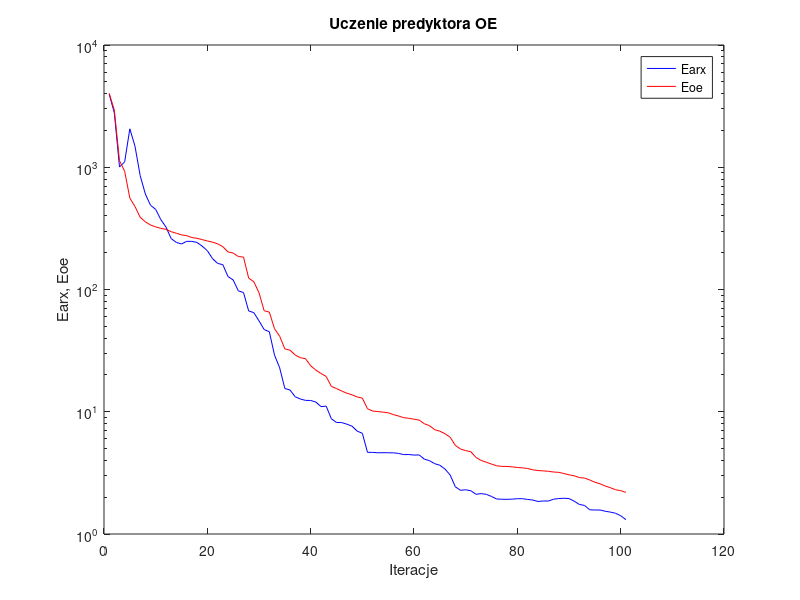
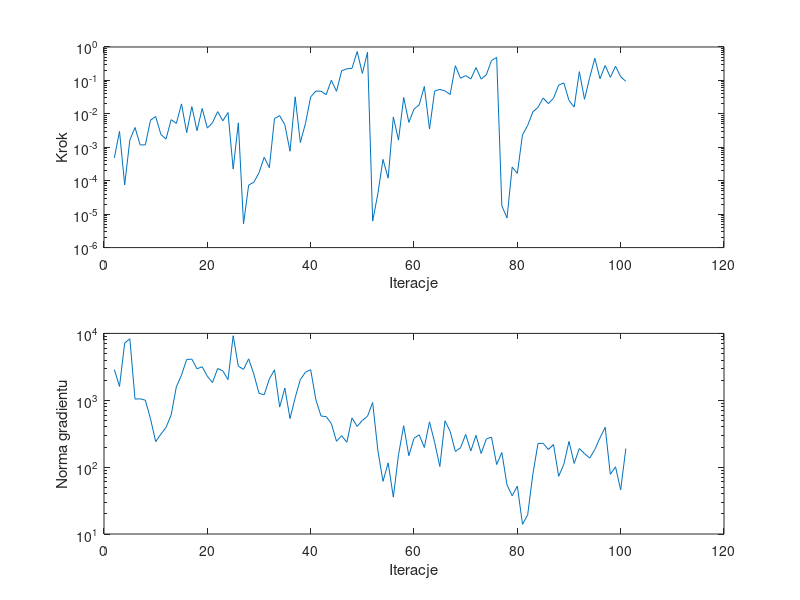

MATLAB code for these plots, in order:
%uczenie predyktora oe
clear all;
n=0; farx(n+1)=3.971386e+003; foe(n+1)=4.026377e+003; wspucz(n+1)=0.000000e+000; ng(n+1)=0.000000e+000;
%odnowa zmiennej metryki
n=1; farx(n+1)=2.780244e+003; foe(n+1)=2.929204e+003; krok(n+1)=4.807698e-004; ng(n+1)=2.873645e+003;
n=2; farx(n+1)=1.005295e+003; foe(n+1)=1.130640e+003; krok(n+1)=2.983929e-003; ng(n+1)=1.610716e+003;
n=3; farx(n+1)=1.108691e+003; foe(n+1)=9.263965e+002; krok(n+1)=7.502023e-005; ng(n+1)=7.160219e+003;
n=4; farx(n+1)=2.062351e+003; foe(n+1)=5.591586e+002; krok(n+1)=1.651908e-003; ng(n+1)=8.314368e+003;
n=5; farx(n+1)=1.484224e+003; foe(n+1)=4.770652e+002; krok(n+1)=3.912002e-003; ng(n+1)=1.041664e+003;
n=6; farx(n+1)=8.555403e+002; foe(n+1)=3.899459e+002; krok(n+1)=1.178943e-003; ng(n+1)=1.051239e+003;
n=7; farx(n+1)=6.043738e+002; foe(n+1)=3.578122e+002; krok(n+1)=1.179900e-003; ng(n+1)=1.002888e+003;
n=8; farx(n+1)=4.890141e+002; foe(n+1)=3.369366e+002; krok(n+1)=6.446985e-003; ng(n+1)=5.280609e+002;
n=9; farx(n+1)=4.522722e+002; foe(n+1)=3.252579e+002; krok(n+1)=8.346822e-003; ng(n+1)=2.407685e+002;
n=10; farx(n+1)=3.727367e+002; foe(n+1)=3.162912e+002; krok(n+1)=2.444561e-003; ng(n+1)=3.105331e+002;
n=11; farx(n+1)=3.241684e+002; foe(n+1)=3.105408e+002; krok(n+1)=1.758026e-003; ng(n+1)=3.921137e+002;
n=12; farx(n+1)=2.608309e+002; foe(n+1)=2.970782e+002; krok(n+1)=6.700076e-003; ng(n+1)=6.032900e+002;
n=13; farx(n+1)=2.426752e+002; foe(n+1)=2.886128e+002; krok(n+1)=5.173682e-003; ng(n+1)=1.588508e+003;
n=14; farx(n+1)=2.357124e+002; foe(n+1)=2.798630e+002; krok(n+1)=1.982937e-002; ng(n+1)=2.385892e+003;
n=15; farx(n+1)=2.476209e+002; foe(n+1)=2.755956e+002; krok(n+1)=2.739044e-003; ng(n+1)=4.078154e+003;
n=16; farx(n+1)=2.475807e+002; foe(n+1)=2.662310e+002; krok(n+1)=1.640862e-002; ng(n+1)=4.117947e+003;
n=17; farx(n+1)=2.426319e+002; foe(n+1)=2.622748e+002; krok(n+1)=3.151553e-003; ng(n+1)=2.956117e+003;
n=18; farx(n+1)=2.263881e+002; foe(n+1)=2.559463e+002; krok(n+1)=1.448480e-002; ng(n+1)=3.172663e+003;
n=19; farx(n+1)=2.076595e+002; foe(n+1)=2.494659e+002; krok(n+1)=3.752448e-003; ng(n+1)=2.282992e+003;
n=20; farx(n+1)=1.790693e+002; foe(n+1)=2.440612e+002; krok(n+1)=5.445782e-003; ng(n+1)=1.839489e+003;
n=21; farx(n+1)=1.634312e+002; foe(n+1)=2.361979e+002; krok(n+1)=1.165759e-002; ng(n+1)=2.986569e+003;
n=22; farx(n+1)=1.596407e+002; foe(n+1)=2.240864e+002; krok(n+1)=6.192369e-003; ng(n+1)=2.744568e+003;
n=23; farx(n+1)=1.276100e+002; foe(n+1)=2.028997e+002; krok(n+1)=1.095618e-002; ng(n+1)=2.037983e+003;
n=24; farx(n+1)=1.197259e+002; foe(n+1)=1.988305e+002; krok(n+1)=2.232764e-004; ng(n+1)=9.224780e+003;
n=25; farx(n+1)=9.750021e+001; foe(n+1)=1.861132e+002; krok(n+1)=5.381741e-003; ng(n+1)=3.233108e+003;
%odnowa zmiennej metryki
n=26; farx(n+1)=9.443385e+001; foe(n+1)=1.842827e+002; krok(n+1)=5.126555e-006; ng(n+1)=2.892418e+003;
n=27; farx(n+1)=6.677187e+001; foe(n+1)=1.238671e+002; krok(n+1)=7.395359e-005; ng(n+1)=4.156688e+003;
n=28; farx(n+1)=6.467254e+001; foe(n+1)=1.156674e+002; krok(n+1)=9.012338e-005; ng(n+1)=2.451135e+003;
n=29; farx(n+1)=5.538937e+001; foe(n+1)=9.405345e+001; krok(n+1)=1.733806e-004; ng(n+1)=1.269358e+003;
n=30; farx(n+1)=4.706055e+001; foe(n+1)=6.701845e+001; krok(n+1)=5.033545e-004; ng(n+1)=1.207483e+003;
n=31; farx(n+1)=4.510359e+001; foe(n+1)=6.532897e+001; krok(n+1)=2.456241e-004; ng(n+1)=2.075026e+003;
n=32; farx(n+1)=2.909454e+001; foe(n+1)=4.776942e+001; krok(n+1)=7.251821e-003; ng(n+1)=2.856777e+003;
n=33; farx(n+1)=2.286895e+001; foe(n+1)=4.147079e+001; krok(n+1)=8.839546e-003; ng(n+1)=7.898430e+002;
n=34; farx(n+1)=1.550210e+001; foe(n+1)=3.268995e+001; krok(n+1)=4.702595e-003; ng(n+1)=1.521493e+003;
n=35; farx(n+1)=1.506285e+001; foe(n+1)=3.190220e+001; krok(n+1)=7.624904e-004; ng(n+1)=5.331337e+002;
n=36; farx(n+1)=1.326600e+001; foe(n+1)=2.915090e+001; krok(n+1)=3.229291e-002; ng(n+1)=1.092455e+003;
n=37; farx(n+1)=1.271441e+001; foe(n+1)=2.765660e+001; krok(n+1)=1.387045e-003; ng(n+1)=2.038679e+003;
n=38; farx(n+1)=1.239093e+001; foe(n+1)=2.718220e+001; krok(n+1)=5.214412e-003; ng(n+1)=2.636376e+003;
n=39; farx(n+1)=1.236367e+001; foe(n+1)=2.379480e+001; krok(n+1)=3.222183e-002; ng(n+1)=2.862270e+003;
n=40; farx(n+1)=1.200908e+001; foe(n+1)=2.190721e+001; krok(n+1)=4.799811e-002; ng(n+1)=1.023679e+003;
n=41; farx(n+1)=1.101992e+001; foe(n+1)=2.057001e+001; krok(n+1)=4.756755e-002; ng(n+1)=5.814878e+002;
n=42; farx(n+1)=1.111686e+001; foe(n+1)=1.943875e+001; krok(n+1)=3.747106e-002; ng(n+1)=5.697317e+002;
n=43; farx(n+1)=8.774192e+000; foe(n+1)=1.611959e+001; krok(n+1)=1.011122e-001; ng(n+1)=4.479092e+002;
n=44; farx(n+1)=8.174059e+000; foe(n+1)=1.549001e+001; krok(n+1)=4.710295e-002; ng(n+1)=2.436089e+002;
n=45; farx(n+1)=8.156336e+000; foe(n+1)=1.478054e+001; krok(n+1)=1.935340e-001; ng(n+1)=2.959078e+002;
n=46; farx(n+1)=7.912508e+000; foe(n+1)=1.417322e+001; krok(n+1)=2.226006e-001; ng(n+1)=2.351439e+002;
n=47; farx(n+1)=7.622995e+000; foe(n+1)=1.376108e+001; krok(n+1)=2.301336e-001; ng(n+1)=5.446030e+002;
n=48; farx(n+1)=6.947426e+000; foe(n+1)=1.321515e+001; krok(n+1)=7.310195e-001; ng(n+1)=4.059393e+002;
n=49; farx(n+1)=6.663316e+000; foe(n+1)=1.291907e+001; krok(n+1)=1.620110e-001; ng(n+1)=4.998713e+002;
n=50; farx(n+1)=4.655883e+000; foe(n+1)=1.057854e+001; krok(n+1)=6.970601e-001; ng(n+1)=5.772076e+002;
%odnowa zmiennej metryki
n=51; farx(n+1)=4.652768e+000; foe(n+1)=1.014075e+001; krok(n+1)=6.202616e-006; ng(n+1)=9.271298e+002;
n=52; farx(n+1)=4.614959e+000; foe(n+1)=1.003780e+001; krok(n+1)=4.073759e-005; ng(n+1)=1.789114e+002;
n=53; farx(n+1)=4.625336e+000; foe(n+1)=9.928916e+000; krok(n+1)=4.342261e-004; ng(n+1)=6.128460e+001;
n=54; farx(n+1)=4.617358e+000; foe(n+1)=9.809754e+000; krok(n+1)=1.191796e-004; ng(n+1)=1.157532e+002;
n=55; farx(n+1)=4.613536e+000; foe(n+1)=9.478269e+000; krok(n+1)=8.055458e-003; ng(n+1)=3.552685e+001;
n=56; farx(n+1)=4.562753e+000; foe(n+1)=9.230729e+000; krok(n+1)=1.635770e-003; ng(n+1)=1.535826e+002;
n=57; farx(n+1)=4.460610e+000; foe(n+1)=8.952094e+000; krok(n+1)=3.094863e-002; ng(n+1)=4.163258e+002;
n=58; farx(n+1)=4.469600e+000; foe(n+1)=8.835205e+000; krok(n+1)=5.557598e-003; ng(n+1)=1.481769e+002;
n=59; farx(n+1)=4.420659e+000; foe(n+1)=8.695643e+000; krok(n+1)=1.382426e-002; ng(n+1)=2.696411e+002;
n=60; farx(n+1)=4.433674e+000; foe(n+1)=8.546692e+000; krok(n+1)=1.857911e-002; ng(n+1)=3.046030e+002;
n=61; farx(n+1)=4.095072e+000; foe(n+1)=7.983533e+000; krok(n+1)=6.601690e-002; ng(n+1)=1.968925e+002;
n=62; farx(n+1)=3.978508e+000; foe(n+1)=7.688271e+000; krok(n+1)=3.516052e-003; ng(n+1)=4.765128e+002;
n=63; farx(n+1)=3.762105e+000; foe(n+1)=7.133882e+000; krok(n+1)=4.828142e-002; ng(n+1)=2.332634e+002;
n=64; farx(n+1)=3.651265e+000; foe(n+1)=6.931458e+000; krok(n+1)=5.411858e-002; ng(n+1)=1.022814e+002;
n=65; farx(n+1)=3.400077e+000; foe(n+1)=6.616111e+000; krok(n+1)=4.838350e-002; ng(n+1)=4.933905e+002;
n=66; farx(n+1)=3.035724e+000; foe(n+1)=6.186389e+000; krok(n+1)=3.791679e-002; ng(n+1)=3.419704e+002;
n=67; farx(n+1)=2.431672e+000; foe(n+1)=5.308279e+000; krok(n+1)=2.745822e-001; ng(n+1)=1.717031e+002;
n=68; farx(n+1)=2.277658e+000; foe(n+1)=4.955509e+000; krok(n+1)=1.158784e-001; ng(n+1)=1.946131e+002;
n=69; farx(n+1)=2.299975e+000; foe(n+1)=4.812801e+000; krok(n+1)=1.392836e-001; ng(n+1)=3.080853e+002;
n=70; farx(n+1)=2.259911e+000; foe(n+1)=4.708717e+000; krok(n+1)=1.101559e-001; ng(n+1)=1.747404e+002;
n=71; farx(n+1)=2.111908e+000; foe(n+1)=4.226798e+000; krok(n+1)=2.418297e-001; ng(n+1)=2.984894e+002;
n=72; farx(n+1)=2.140420e+000; foe(n+1)=3.999762e+000; krok(n+1)=1.093247e-001; ng(n+1)=1.599115e+002;
n=73; farx(n+1)=2.110566e+000; foe(n+1)=3.864965e+000; krok(n+1)=1.475580e-001; ng(n+1)=2.639794e+002;
n=74; farx(n+1)=2.027878e+000; foe(n+1)=3.732131e+000; krok(n+1)=3.923690e-001; ng(n+1)=2.809425e+002;
n=75; farx(n+1)=1.932854e+000; foe(n+1)=3.616752e+000; krok(n+1)=4.872449e-001; ng(n+1)=1.092665e+002;
%odnowa zmiennej metryki
n=76; farx(n+1)=1.924723e+000; foe(n+1)=3.572695e+000; krok(n+1)=1.773994e-005; ng(n+1)=1.656470e+002;
n=77; farx(n+1)=1.922719e+000; foe(n+1)=3.570607e+000; krok(n+1)=7.698578e-006; ng(n+1)=5.412539e+001;
n=78; farx(n+1)=1.927921e+000; foe(n+1)=3.542154e+000; krok(n+1)=2.550371e-004; ng(n+1)=3.737303e+001;
n=79; farx(n+1)=1.944966e+000; foe(n+1)=3.501481e+000; krok(n+1)=1.662532e-004; ng(n+1)=5.193080e+001;
n=80; farx(n+1)=1.944361e+000; foe(n+1)=3.476801e+000; krok(n+1)=2.368463e-003; ng(n+1)=1.397047e+001;
n=81; farx(n+1)=1.917122e+000; foe(n+1)=3.434795e+000; krok(n+1)=4.522618e-003; ng(n+1)=1.936084e+001;
n=82; farx(n+1)=1.896020e+000; foe(n+1)=3.348904e+000; krok(n+1)=1.139839e-002; ng(n+1)=7.809426e+001;
n=83; farx(n+1)=1.845075e+000; foe(n+1)=3.303848e+000; krok(n+1)=1.567500e-002; ng(n+1)=2.263230e+002;
n=84; farx(n+1)=1.863160e+000; foe(n+1)=3.283957e+000; krok(n+1)=2.991958e-002; ng(n+1)=2.271014e+002;
n=85; farx(n+1)=1.860434e+000; foe(n+1)=3.258787e+000; krok(n+1)=2.024365e-002; ng(n+1)=1.831493e+002;
n=86; farx(n+1)=1.925480e+000; foe(n+1)=3.214145e+000; krok(n+1)=2.936823e-002; ng(n+1)=2.179051e+002;
n=87; farx(n+1)=1.949844e+000; foe(n+1)=3.194726e+000; krok(n+1)=7.236188e-002; ng(n+1)=7.289095e+001;
n=88; farx(n+1)=1.961044e+000; foe(n+1)=3.125650e+000; krok(n+1)=8.430727e-002; ng(n+1)=1.105817e+002;
n=89; farx(n+1)=1.949275e+000; foe(n+1)=3.049744e+000; krok(n+1)=2.501951e-002; ng(n+1)=2.424435e+002;
n=90; farx(n+1)=1.855120e+000; foe(n+1)=2.993362e+000; krok(n+1)=1.596372e-002; ng(n+1)=1.136011e+002;
n=91; farx(n+1)=1.745906e+000; foe(n+1)=2.896236e+000; krok(n+1)=1.827549e-001; ng(n+1)=1.899320e+002;
n=92; farx(n+1)=1.713025e+000; foe(n+1)=2.866530e+000; krok(n+1)=2.721013e-002; ng(n+1)=1.595293e+002;
n=93; farx(n+1)=1.578895e+000; foe(n+1)=2.768355e+000; krok(n+1)=1.213694e-001; ng(n+1)=1.362193e+002;
n=94; farx(n+1)=1.570675e+000; foe(n+1)=2.651433e+000; krok(n+1)=4.587901e-001; ng(n+1)=1.837830e+002;
n=95; farx(n+1)=1.572165e+000; foe(n+1)=2.578178e+000; krok(n+1)=1.124683e-001; ng(n+1)=2.747054e+002;
n=96; farx(n+1)=1.535555e+000; foe(n+1)=2.469250e+000; krok(n+1)=2.800362e-001; ng(n+1)=3.937895e+002;
n=97; farx(n+1)=1.510724e+000; foe(n+1)=2.391851e+000; krok(n+1)=1.237945e-001; ng(n+1)=7.810848e+001;
n=98; farx(n+1)=1.478710e+000; foe(n+1)=2.302001e+000; krok(n+1)=2.656312e-001; ng(n+1)=1.012135e+002;
n=99; farx(n+1)=1.411763e+000; foe(n+1)=2.264054e+000; krok(n+1)=1.288873e-001; ng(n+1)=4.569905e+001;
n=100; farx(n+1)=1.310861e+000; foe(n+1)=2.189396e+000; krok(n+1)=9.363811e-002; ng(n+1)=1.892972e+002;

figure; semilogy(farx,'b'); hold on; semilogy(foe,'r'); xlabel('Iteracje'); ylabel('Earx, Eoe'); legend('Earx','Eoe'); title('Uczenie predyktora OE');
figure; subplot(2,1,1); semilogy(krok); xlabel('Iteracje'); ylabel('Krok');
subplot(2,1,2); semilogy(ng); xlabel('Iteracje'); ylabel('Norma gradientu');
Earx=farx(n+1)
Eoe=foe(n+1)
